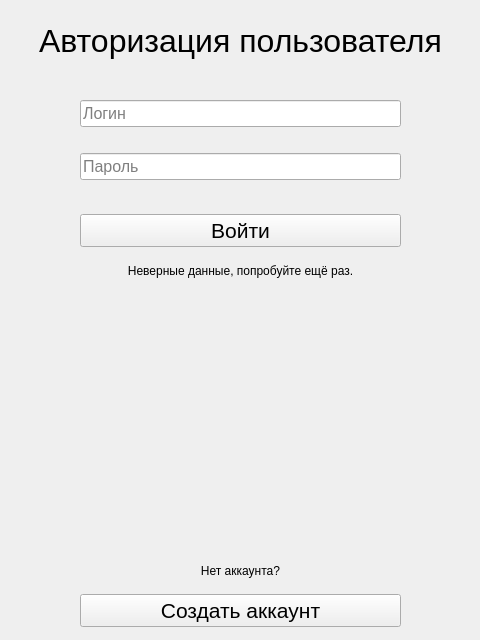
<?xml version="1.0" encoding="UTF-8"?>
<ui version="4.0">
 <class>AuthorisationForm</class>
 <widget class="QWidget" name="AuthorisationForm">
  <property name="geometry">
   <rect>
    <x>0</x>
    <y>0</y>
    <width>480</width>
    <height>640</height>
   </rect>
  </property>
  <property name="windowTitle">
   <string>Авторизация</string>
  </property>
  <widget class="QWidget" name="verticalLayoutWidget">
   <property name="geometry">
    <rect>
     <x>0</x>
     <y>0</y>
     <width>481</width>
     <height>81</height>
    </rect>
   </property>
   <layout class="QVBoxLayout" name="layout_title">
    <item>
     <widget class="QLabel" name="label_title">
      <property name="font">
       <font>
        <pointsize>24</pointsize>
       </font>
      </property>
      <property name="text">
       <string>Авторизация пользователя</string>
      </property>
      <property name="alignment">
       <set>Qt::AlignCenter</set>
      </property>
     </widget>
    </item>
   </layout>
  </widget>
  <widget class="QWidget" name="verticalLayoutWidget_2">
   <property name="geometry">
    <rect>
     <x>0</x>
     <y>80</y>
     <width>481</width>
     <height>121</height>
    </rect>
   </property>
   <layout class="QVBoxLayout" name="layout_input" stretch="0,0">
    <property name="spacing">
     <number>6</number>
    </property>
    <property name="sizeConstraint">
     <enum>QLayout::SetDefaultConstraint</enum>
    </property>
    <property name="leftMargin">
     <number>80</number>
    </property>
    <property name="rightMargin">
     <number>80</number>
    </property>
    <item>
     <widget class="QLineEdit" name="input_login">
      <property name="font">
       <font>
        <pointsize>12</pointsize>
       </font>
      </property>
      <property name="text">
       <string/>
      </property>
      <property name="maxLength">
       <number>32</number>
      </property>
      <property name="echoMode">
       <enum>QLineEdit::Normal</enum>
      </property>
      <property name="placeholderText">
       <string>Логин</string>
      </property>
     </widget>
    </item>
    <item>
     <widget class="QLineEdit" name="input_password">
      <property name="font">
       <font>
        <pointsize>12</pointsize>
       </font>
      </property>
      <property name="maxLength">
       <number>32</number>
      </property>
      <property name="echoMode">
       <enum>QLineEdit::Password</enum>
      </property>
      <property name="alignment">
       <set>Qt::AlignLeading|Qt::AlignLeft|Qt::AlignVCenter</set>
      </property>
      <property name="placeholderText">
       <string>Пароль</string>
      </property>
     </widget>
    </item>
   </layout>
  </widget>
  <widget class="QWidget" name="verticalLayoutWidget_3">
   <property name="geometry">
    <rect>
     <x>0</x>
     <y>200</y>
     <width>481</width>
     <height>61</height>
    </rect>
   </property>
   <layout class="QVBoxLayout" name="layout_sign_in">
    <property name="spacing">
     <number>6</number>
    </property>
    <property name="leftMargin">
     <number>80</number>
    </property>
    <property name="rightMargin">
     <number>80</number>
    </property>
    <item>
     <widget class="QPushButton" name="button_sign_in">
      <property name="font">
       <font>
        <pointsize>16</pointsize>
       </font>
      </property>
      <property name="text">
       <string>Войти</string>
      </property>
     </widget>
    </item>
   </layout>
  </widget>
  <widget class="QWidget" name="verticalLayoutWidget_4">
   <property name="geometry">
    <rect>
     <x>0</x>
     <y>260</y>
     <width>481</width>
     <height>21</height>
    </rect>
   </property>
   <layout class="QVBoxLayout" name="layout_error">
    <item>
     <widget class="QLabel" name="label_error">
      <property name="text">
       <string>Неверные данные, попробуйте ещё раз.</string>
      </property>
      <property name="alignment">
       <set>Qt::AlignCenter</set>
      </property>
     </widget>
    </item>
   </layout>
  </widget>
  <widget class="QWidget" name="verticalLayoutWidget_5">
   <property name="geometry">
    <rect>
     <x>0</x>
     <y>560</y>
     <width>481</width>
     <height>21</height>
    </rect>
   </property>
   <layout class="QVBoxLayout" name="layout_note">
    <item>
     <widget class="QLabel" name="label_note">
      <property name="text">
       <string>Нет аккаунта?</string>
      </property>
      <property name="alignment">
       <set>Qt::AlignCenter</set>
      </property>
     </widget>
    </item>
   </layout>
  </widget>
  <widget class="QWidget" name="verticalLayoutWidget_6">
   <property name="geometry">
    <rect>
     <x>0</x>
     <y>580</y>
     <width>481</width>
     <height>61</height>
    </rect>
   </property>
   <layout class="QVBoxLayout" name="layout_sign_up">
    <property name="leftMargin">
     <number>80</number>
    </property>
    <property name="rightMargin">
     <number>80</number>
    </property>
    <item>
     <widget class="QPushButton" name="button_sign_up">
      <property name="font">
       <font>
        <pointsize>16</pointsize>
       </font>
      </property>
      <property name="text">
       <string>Создать аккаунт</string>
      </property>
     </widget>
    </item>
   </layout>
  </widget>
 </widget>
 <resources/>
 <connections/>
</ui>
